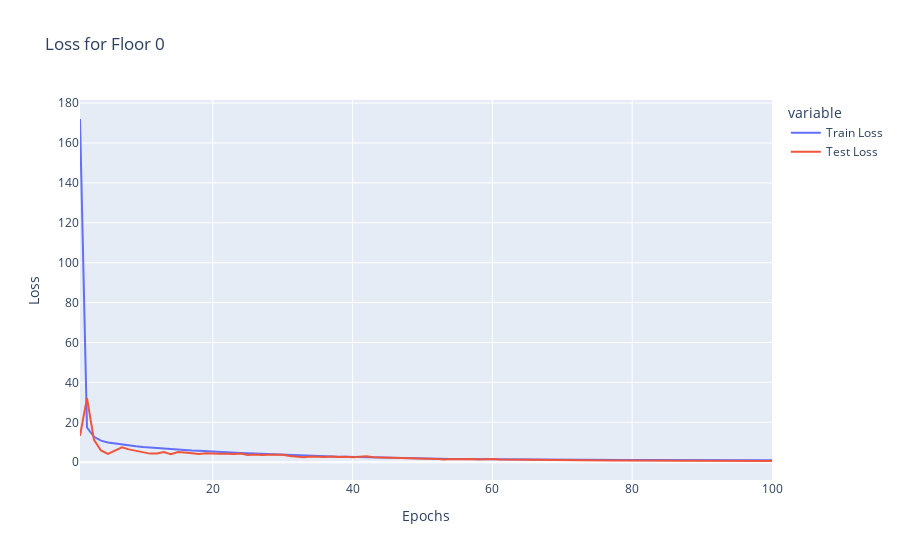
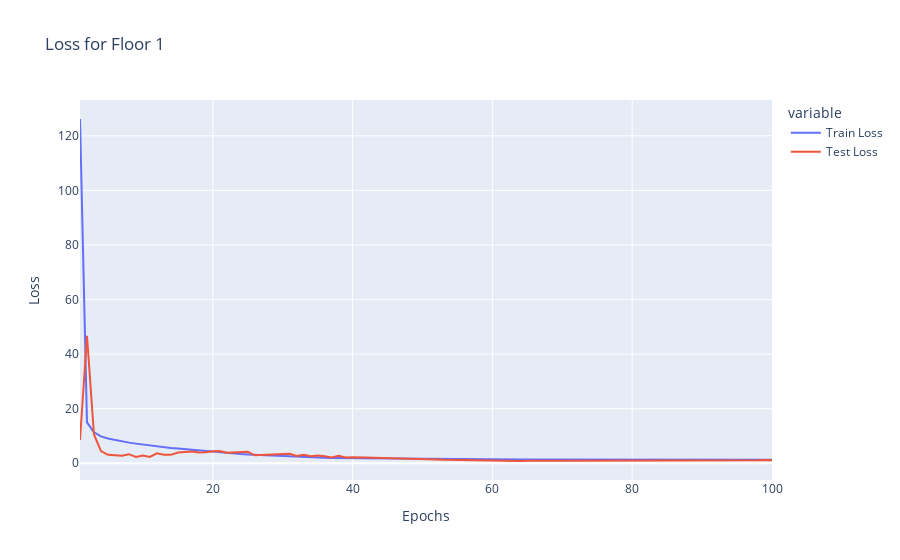
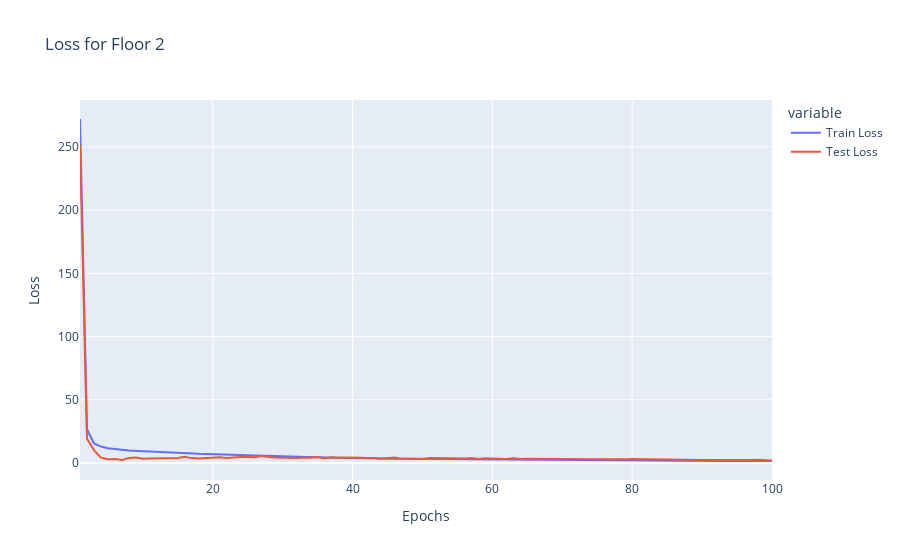
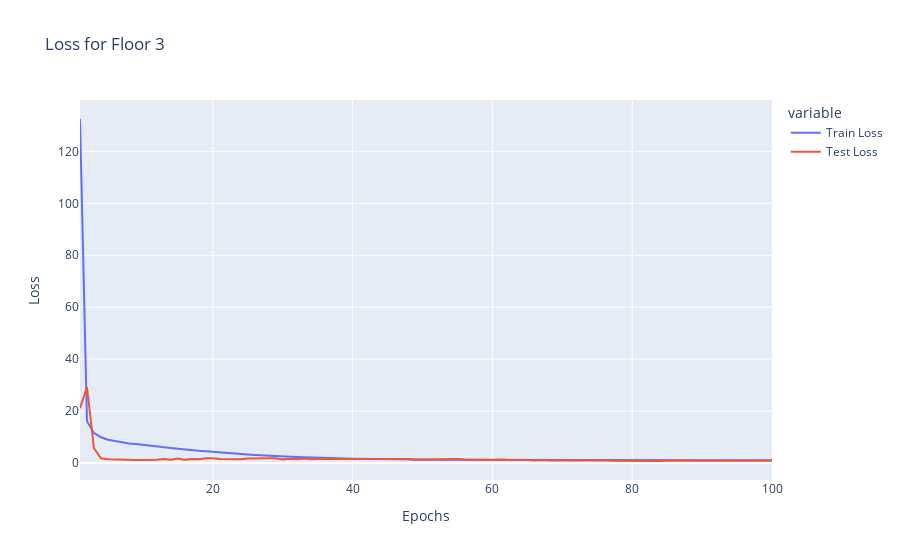

The code cell stored with these charts, in order, in its notebook:
### Code cell
for i, df in enumerate(dataframes, start=0):
    # Load losses from the file
    with open(f'floor{i}_losses.txt', 'r') as file:
        lines = file.readlines()
    
    
    train_losses = []
    test_losses = []
    is_test_loss = False
    
    for line in lines:
        if line.strip() == 'Train Losses:':
            is_test_loss = False
            continue
        elif line.strip() == 'Test Losses:':
            is_test_loss = True
            continue
        elif line.strip() == '':
            continue
        
        if not is_test_loss:
            train_losses.append(float(line.strip()))
        else:
            test_losses.append(float(line.strip()))
        
    epochs = range(1, len(train_losses) + 1)
    loss_data = {'Epochs': epochs, 'Train Loss': train_losses, 'Test Loss': test_losses}
    loss_df = pd.DataFrame(loss_data)
    
    # Plot using Plotly Express
    fig = px.line(loss_df, x='Epochs', y=['Train Loss', 'Test Loss'], title=f'Loss for Floor {i}')
    fig.update_layout(yaxis_title="Loss")
    fig.show()

### Figure 1 — Plotly figure (JSON) as saved in the notebook; plotly's stock layout.template omitted (floating-point values rounded to 4 significant figures)
{"data": [{"hovertemplate": "variable=Train Loss<br>Epochs=%{x}<br>value=%{y}<extra></extra>", "legendgroup": "Train Loss", "line": {"color": "#636efa", "dash": "solid"}, "marker": {"symbol": "circle"}, "mode": "lines", "name": "Train Loss", "orientation": "v", "showlegend": true, "type": "scatter", "x": [1, 2, 3, 4, 5, 6, 7, 8, 9, 10, 11, 12, 13, 14, 15, 16, 17, 18, 19, 20, 21, 22, 23, 24, 25, 26, 27, 28, 29, 30, 31, 32, 33, 34, 35, 36, 37, 38, 39, 40, 41, 42, 43, 44, 45, 46, 47, 48, 49, 50, 51, 52, 53, 54, 55, 56, 57, 58, 59, 60, 61, 62, 63, 64, 65, 66, 67, 68, 69, 70, 71, 72, 73, 74, 75, 76, 77, 78, 79, 80, 81, 82, 83, 84, 85, 86, 87, 88, 89, 90, 91, 92, 93, 94, 95, 96, 97, 98, 99, 100], "xaxis": "x", "y": [172.0, 17.4, 12.72, 10.81, 9.93, 9.408, 8.718, 8.33, 7.976, 7.574, 7.217, 7.163, 6.894, 6.562, 6.348, 6.138, 5.919, 5.765, 5.509, 5.423, 5.178, 4.966, 4.749, 4.561, 4.432, 4.283, 4.135, 4.023, 3.807, 3.697, 3.549, 3.516, 3.352, 3.153, 3.047, 2.993, 2.863, 2.787, 2.682, 2.591, 2.448, 2.383, 2.277, 2.237, 2.139, 2.105, 1.996, 1.933, 1.899, 1.823, 1.772, 1.723, 1.688, 1.635, 1.586, 1.547, 1.516, 1.504, 1.433, 1.407, 1.38, 1.346, 1.325, 1.301, 1.284, 1.253, 1.231, 1.22, 1.207, 1.19, 1.172, 1.175, 1.142, 1.134, 1.131, 1.115, 1.108, 1.103, 1.11, 1.085, 1.08, 1.08, 1.069, 1.068, 1.057, 1.057, 1.054, 1.057, 1.042, 1.049, 1.036, 1.03, 1.023, 1.029, 1.029, 1.022, 1.026, 1.016, 1.006, 1.011], "yaxis": "y"}, {"hovertemplate": "variable=Test Loss<br>Epochs=%{x}<br>value=%{y}<extra></extra>", "legendgroup": "Test Loss", "line": {"color": "#EF553B", "dash": "solid"}, "marker": {"symbol": "circle"}, "mode": "lines", "name": "Test Loss", "orientation": "v", "showlegend": true, "type": "scatter", "x": [1, 2, 3, 4, 5, 6, 7, 8, 9, 10, 11, 12, 13, 14, 15, 16, 17, 18, 19, 20, 21, 22, 23, 24, 25, 26, 27, 28, 29, 30, 31, 32, 33, 34, 35, 36, 37, 38, 39, 40, 41, 42, 43, 44, 45, 46, 47, 48, 49, 50, 51, 52, 53, 54, 55, 56, 57, 58, 59, 60, 61, 62, 63, 64, 65, 66, 67, 68, 69, 70, 71, 72, 73, 74, 75, 76, 77, 78, 79, 80, 81, 82, 83, 84, 85, 86, 87, 88, 89, 90, 91, 92, 93, 94, 95, 96, 97, 98, 99, 100], "xaxis": "x", "y": [13.23, 32.1, 11.19, 5.876, 4.134, 5.675, 7.485, 6.431, 5.732, 5.016, 4.311, 4.391, 5.141, 4.034, 5.111, 4.843, 4.561, 4.114, 4.456, 4.238, 4.282, 4.241, 4.055, 4.408, 3.586, 3.907, 3.621, 3.719, 3.726, 3.698, 3.131, 2.866, 2.538, 2.903, 2.736, 2.558, 2.852, 2.563, 2.699, 2.484, 2.768, 3.044, 2.435, 2.361, 2.026, 2.051, 1.888, 2.107, 1.852, 1.856, 1.848, 1.672, 1.304, 1.577, 1.458, 1.568, 1.605, 1.387, 1.638, 1.552, 1.413, 1.363, 1.293, 1.164, 1.337, 1.42, 1.26, 1.146, 1.242, 1.076, 1.044, 1.014, 0.993, 0.8848, 0.9074, 0.8622, 0.8258, 0.8408, 0.8378, 0.7624, 0.7315, 0.6942, 0.6781, 0.6992, 0.7128, 0.6921, 0.6752, 0.6725, 0.6812, 0.6946, 0.701, 0.6288, 0.6349, 0.6328, 0.6137, 0.6255, 0.6492, 0.6354, 0.6227, 0.6068], "yaxis": "y"}], "layout": {"legend": {"title": {"text": "variable"}, "tracegroupgap": 0}, "title": {"text": "Loss for Floor 0"}, "xaxis": {"anchor": "y", "domain": [0, 1], "title": {"text": "Epochs"}}, "yaxis": {"anchor": "x", "domain": [0, 1], "title": {"text": "Loss"}}}}

### Figure 2 — Plotly figure (JSON) as saved in the notebook; plotly's stock layout.template omitted (floating-point values rounded to 4 significant figures)
{"data": [{"hovertemplate": "variable=Train Loss<br>Epochs=%{x}<br>value=%{y}<extra></extra>", "legendgroup": "Train Loss", "line": {"color": "#636efa", "dash": "solid"}, "marker": {"symbol": "circle"}, "mode": "lines", "name": "Train Loss", "orientation": "v", "showlegend": true, "type": "scatter", "x": [1, 2, 3, 4, 5, 6, 7, 8, 9, 10, 11, 12, 13, 14, 15, 16, 17, 18, 19, 20, 21, 22, 23, 24, 25, 26, 27, 28, 29, 30, 31, 32, 33, 34, 35, 36, 37, 38, 39, 40, 41, 42, 43, 44, 45, 46, 47, 48, 49, 50, 51, 52, 53, 54, 55, 56, 57, 58, 59, 60, 61, 62, 63, 64, 65, 66, 67, 68, 69, 70, 71, 72, 73, 74, 75, 76, 77, 78, 79, 80, 81, 82, 83, 84, 85, 86, 87, 88, 89, 90, 91, 92, 93, 94, 95, 96, 97, 98, 99, 100], "xaxis": "x", "y": [126.2, 15.01, 11.33, 9.838, 9.089, 8.517, 8.018, 7.567, 7.2, 6.831, 6.576, 6.265, 5.848, 5.588, 5.415, 5.188, 4.865, 4.547, 4.388, 4.191, 3.995, 3.761, 3.566, 3.402, 3.255, 3.124, 2.972, 2.853, 2.742, 2.58, 2.472, 2.354, 2.265, 2.184, 2.1, 2.029, 1.952, 1.924, 1.829, 1.808, 1.755, 1.708, 1.672, 1.621, 1.594, 1.561, 1.546, 1.516, 1.505, 1.487, 1.483, 1.462, 1.446, 1.45, 1.44, 1.427, 1.425, 1.413, 1.408, 1.405, 1.401, 1.382, 1.377, 1.374, 1.367, 1.367, 1.363, 1.353, 1.351, 1.354, 1.352, 1.337, 1.338, 1.341, 1.336, 1.327, 1.323, 1.33, 1.325, 1.313, 1.323, 1.32, 1.312, 1.301, 1.313, 1.31, 1.308, 1.313, 1.302, 1.306, 1.3, 1.307, 1.291, 1.301, 1.294, 1.294, 1.294, 1.289, 1.293, 1.288], "yaxis": "y"}, {"hovertemplate": "variable=Test Loss<br>Epochs=%{x}<br>value=%{y}<extra></extra>", "legendgroup": "Test Loss", "line": {"color": "#EF553B", "dash": "solid"}, "marker": {"symbol": "circle"}, "mode": "lines", "name": "Test Loss", "orientation": "v", "showlegend": true, "type": "scatter", "x": [1, 2, 3, 4, 5, 6, 7, 8, 9, 10, 11, 12, 13, 14, 15, 16, 17, 18, 19, 20, 21, 22, 23, 24, 25, 26, 27, 28, 29, 30, 31, 32, 33, 34, 35, 36, 37, 38, 39, 40, 41, 42, 43, 44, 45, 46, 47, 48, 49, 50, 51, 52, 53, 54, 55, 56, 57, 58, 59, 60, 61, 62, 63, 64, 65, 66, 67, 68, 69, 70, 71, 72, 73, 74, 75, 76, 77, 78, 79, 80, 81, 82, 83, 84, 85, 86, 87, 88, 89, 90, 91, 92, 93, 94, 95, 96, 97, 98, 99, 100], "xaxis": "x", "y": [8.519, 46.73, 10.56, 4.473, 3.088, 3.015, 2.758, 3.332, 2.339, 2.828, 2.337, 3.637, 3.159, 3.087, 3.954, 4.157, 4.337, 3.937, 4.047, 4.438, 4.485, 3.871, 4.041, 4.04, 4.244, 2.931, 3.061, 3.131, 3.208, 3.344, 3.485, 2.71, 3.085, 2.6, 2.871, 2.603, 2.147, 2.717, 2.152, 2.194, 2.244, 2.085, 2.041, 1.99, 1.698, 1.826, 1.802, 1.712, 1.658, 1.491, 1.477, 1.387, 1.283, 1.232, 1.142, 1.034, 1.078, 0.9976, 0.9558, 0.8852, 0.8637, 0.9993, 0.952, 0.8453, 0.9164, 0.8509, 0.8733, 0.8297, 0.8814, 0.8896, 0.8902, 0.887, 0.9626, 0.9038, 0.9527, 0.8873, 0.8663, 0.8737, 0.9417, 0.9603, 0.8823, 0.9496, 0.8708, 0.8727, 0.945, 1.029, 0.9695, 0.9831, 1.149, 0.9745, 1.014, 1.103, 1.097, 0.9673, 1.076, 1.168, 1.071, 1.143, 1.227, 1.12], "yaxis": "y"}], "layout": {"legend": {"title": {"text": "variable"}, "tracegroupgap": 0}, "title": {"text": "Loss for Floor 1"}, "xaxis": {"anchor": "y", "domain": [0, 1], "title": {"text": "Epochs"}}, "yaxis": {"anchor": "x", "domain": [0, 1], "title": {"text": "Loss"}}}}

### Figure 3 — Plotly figure (JSON) as saved in the notebook; plotly's stock layout.template omitted (floating-point values rounded to 4 significant figures)
{"data": [{"hovertemplate": "variable=Train Loss<br>Epochs=%{x}<br>value=%{y}<extra></extra>", "legendgroup": "Train Loss", "line": {"color": "#636efa", "dash": "solid"}, "marker": {"symbol": "circle"}, "mode": "lines", "name": "Train Loss", "orientation": "v", "showlegend": true, "type": "scatter", "x": [1, 2, 3, 4, 5, 6, 7, 8, 9, 10, 11, 12, 13, 14, 15, 16, 17, 18, 19, 20, 21, 22, 23, 24, 25, 26, 27, 28, 29, 30, 31, 32, 33, 34, 35, 36, 37, 38, 39, 40, 41, 42, 43, 44, 45, 46, 47, 48, 49, 50, 51, 52, 53, 54, 55, 56, 57, 58, 59, 60, 61, 62, 63, 64, 65, 66, 67, 68, 69, 70, 71, 72, 73, 74, 75, 76, 77, 78, 79, 80, 81, 82, 83, 84, 85, 86, 87, 88, 89, 90, 91, 92, 93, 94, 95, 96, 97, 98, 99, 100], "xaxis": "x", "y": [272.1, 26.75, 15.52, 13.0, 11.63, 10.84, 10.54, 9.917, 9.401, 9.283, 9.084, 8.752, 8.468, 8.219, 8.024, 7.803, 7.609, 7.303, 7.219, 7.155, 6.847, 6.667, 6.424, 6.332, 6.12, 5.866, 5.757, 5.598, 5.429, 5.288, 5.184, 4.971, 4.863, 4.699, 4.599, 4.472, 4.391, 4.247, 4.039, 4.048, 3.846, 3.757, 3.673, 3.567, 3.531, 3.391, 3.29, 3.251, 3.168, 3.059, 3.039, 2.937, 2.851, 2.805, 2.717, 2.645, 2.622, 2.573, 2.521, 2.417, 2.379, 2.322, 2.268, 2.235, 2.204, 2.162, 2.131, 2.103, 2.058, 2.049, 1.999, 1.978, 1.957, 1.916, 1.895, 1.859, 1.858, 1.842, 1.799, 1.809, 1.766, 1.769, 1.757, 1.753, 1.7, 1.708, 1.686, 1.695, 1.682, 1.656, 1.655, 1.639, 1.648, 1.651, 1.628, 1.625, 1.619, 1.613, 1.612, 1.607], "yaxis": "y"}, {"hovertemplate": "variable=Test Loss<br>Epochs=%{x}<br>value=%{y}<extra></extra>", "legendgroup": "Test Loss", "line": {"color": "#EF553B", "dash": "solid"}, "marker": {"symbol": "circle"}, "mode": "lines", "name": "Test Loss", "orientation": "v", "showlegend": true, "type": "scatter", "x": [1, 2, 3, 4, 5, 6, 7, 8, 9, 10, 11, 12, 13, 14, 15, 16, 17, 18, 19, 20, 21, 22, 23, 24, 25, 26, 27, 28, 29, 30, 31, 32, 33, 34, 35, 36, 37, 38, 39, 40, 41, 42, 43, 44, 45, 46, 47, 48, 49, 50, 51, 52, 53, 54, 55, 56, 57, 58, 59, 60, 61, 62, 63, 64, 65, 66, 67, 68, 69, 70, 71, 72, 73, 74, 75, 76, 77, 78, 79, 80, 81, 82, 83, 84, 85, 86, 87, 88, 89, 90, 91, 92, 93, 94, 95, 96, 97, 98, 99, 100], "xaxis": "x", "y": [251.4, 19.15, 10.2, 4.26, 2.917, 3.194, 2.469, 3.925, 4.345, 3.421, 3.574, 3.684, 4.155, 4.202, 3.951, 4.92, 3.89, 3.676, 3.92, 4.284, 4.487, 3.98, 4.657, 4.834, 4.776, 4.511, 5.632, 4.727, 4.432, 4.238, 3.973, 4.022, 4.336, 4.198, 4.829, 3.756, 4.51, 4.132, 4.404, 4.492, 4.194, 3.949, 4.071, 3.416, 4.025, 4.345, 3.363, 3.571, 3.477, 3.233, 3.894, 3.902, 3.765, 3.509, 3.222, 3.582, 3.954, 3.289, 3.851, 3.664, 3.19, 3.248, 3.788, 3.243, 3.399, 3.308, 3.297, 3.525, 3.418, 3.326, 2.98, 3.174, 3.042, 2.952, 3.073, 2.927, 3.127, 2.986, 3.065, 3.277, 3.17, 2.851, 2.64, 2.702, 2.674, 2.841, 2.586, 2.701, 2.455, 2.462, 2.42, 2.339, 2.651, 2.56, 2.514, 2.462, 2.429, 2.544, 2.368, 1.987], "yaxis": "y"}], "layout": {"legend": {"title": {"text": "variable"}, "tracegroupgap": 0}, "title": {"text": "Loss for Floor 2"}, "xaxis": {"anchor": "y", "domain": [0, 1], "title": {"text": "Epochs"}}, "yaxis": {"anchor": "x", "domain": [0, 1], "title": {"text": "Loss"}}}}

### Figure 4 — Plotly figure (JSON) as saved in the notebook; plotly's stock layout.template omitted (floating-point values rounded to 4 significant figures)
{"data": [{"hovertemplate": "variable=Train Loss<br>Epochs=%{x}<br>value=%{y}<extra></extra>", "legendgroup": "Train Loss", "line": {"color": "#636efa", "dash": "solid"}, "marker": {"symbol": "circle"}, "mode": "lines", "name": "Train Loss", "orientation": "v", "showlegend": true, "type": "scatter", "x": [1, 2, 3, 4, 5, 6, 7, 8, 9, 10, 11, 12, 13, 14, 15, 16, 17, 18, 19, 20, 21, 22, 23, 24, 25, 26, 27, 28, 29, 30, 31, 32, 33, 34, 35, 36, 37, 38, 39, 40, 41, 42, 43, 44, 45, 46, 47, 48, 49, 50, 51, 52, 53, 54, 55, 56, 57, 58, 59, 60, 61, 62, 63, 64, 65, 66, 67, 68, 69, 70, 71, 72, 73, 74, 75, 76, 77, 78, 79, 80, 81, 82, 83, 84, 85, 86, 87, 88, 89, 90, 91, 92, 93, 94, 95, 96, 97, 98, 99, 100], "xaxis": "x", "y": [132.5, 16.14, 11.59, 9.92, 9.01, 8.507, 7.961, 7.558, 7.317, 6.981, 6.548, 6.348, 6.06, 5.768, 5.545, 5.218, 4.983, 4.707, 4.528, 4.282, 4.048, 3.804, 3.697, 3.43, 3.293, 3.142, 2.962, 2.867, 2.677, 2.579, 2.434, 2.327, 2.229, 2.108, 2.04, 1.959, 1.872, 1.788, 1.73, 1.66, 1.611, 1.564, 1.497, 1.476, 1.437, 1.398, 1.385, 1.356, 1.331, 1.296, 1.301, 1.279, 1.268, 1.259, 1.247, 1.235, 1.215, 1.21, 1.203, 1.183, 1.195, 1.196, 1.175, 1.166, 1.165, 1.164, 1.146, 1.142, 1.149, 1.138, 1.139, 1.143, 1.127, 1.121, 1.134, 1.124, 1.111, 1.119, 1.118, 1.115, 1.116, 1.1, 1.113, 1.1, 1.098, 1.104, 1.094, 1.098, 1.089, 1.088, 1.092, 1.084, 1.09, 1.091, 1.091, 1.08, 1.084, 1.074, 1.076, 1.08], "yaxis": "y"}, {"hovertemplate": "variable=Test Loss<br>Epochs=%{x}<br>value=%{y}<extra></extra>", "legendgroup": "Test Loss", "line": {"color": "#EF553B", "dash": "solid"}, "marker": {"symbol": "circle"}, "mode": "lines", "name": "Test Loss", "orientation": "v", "showlegend": true, "type": "scatter", "x": [1, 2, 3, 4, 5, 6, 7, 8, 9, 10, 11, 12, 13, 14, 15, 16, 17, 18, 19, 20, 21, 22, 23, 24, 25, 26, 27, 28, 29, 30, 31, 32, 33, 34, 35, 36, 37, 38, 39, 40, 41, 42, 43, 44, 45, 46, 47, 48, 49, 50, 51, 52, 53, 54, 55, 56, 57, 58, 59, 60, 61, 62, 63, 64, 65, 66, 67, 68, 69, 70, 71, 72, 73, 74, 75, 76, 77, 78, 79, 80, 81, 82, 83, 84, 85, 86, 87, 88, 89, 90, 91, 92, 93, 94, 95, 96, 97, 98, 99, 100], "xaxis": "x", "y": [21.12, 29.27, 5.702, 1.846, 1.476, 1.348, 1.372, 1.336, 1.226, 1.133, 1.071, 1.234, 1.549, 1.284, 1.738, 1.312, 1.517, 1.429, 1.807, 1.831, 1.557, 1.491, 1.551, 1.429, 1.732, 1.842, 1.695, 1.848, 1.832, 1.422, 1.644, 1.511, 1.726, 1.422, 1.559, 1.56, 1.413, 1.532, 1.643, 1.379, 1.396, 1.526, 1.552, 1.422, 1.645, 1.402, 1.66, 1.527, 1.294, 1.348, 1.27, 1.537, 1.457, 1.379, 1.611, 1.365, 1.239, 1.198, 1.246, 1.19, 1.388, 1.228, 1.243, 1.45, 1.226, 1.026, 1.213, 0.9974, 1.067, 1.063, 1.098, 1.13, 1.016, 1.12, 1.052, 1.091, 0.9366, 0.8987, 0.9062, 0.9135, 0.9708, 0.9044, 0.8853, 0.8122, 0.9411, 0.9193, 0.8951, 0.7943, 0.8583, 0.9123, 0.9759, 0.8305, 0.8669, 0.8817, 0.893, 0.9629, 0.8478, 0.8701, 0.9143, 0.8964], "yaxis": "y"}], "layout": {"legend": {"title": {"text": "variable"}, "tracegroupgap": 0}, "title": {"text": "Loss for Floor 3"}, "xaxis": {"anchor": "y", "domain": [0, 1], "title": {"text": "Epochs"}}, "yaxis": {"anchor": "x", "domain": [0, 1], "title": {"text": "Loss"}}}}
